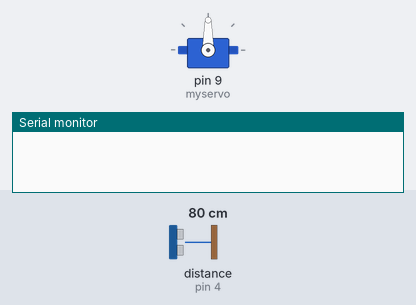
Recording of a sketch running on a simulated Arduino Uno, built with avr-gcc and run on an emulated ATmega328P. Shown: servo, the last lines printed to the serial monitor. Wiring (inferred from the names in the program): ultrasonic range finder: trigger pin 3; echo pin 4. Inputs (shaded band) come from the test bench; at power-on: distance to the obstacle (sensor on pin 4) 80 cm. The echo pulse lasts 58.3 µs per cm.

Above: at 1.2 s.
1.3 s: distance to the obstacle (sensor on pin 4) set to 23 cm
3.0 s: distance to the obstacle (sensor on pin 4) set to 19 cm
At 5.9 s:
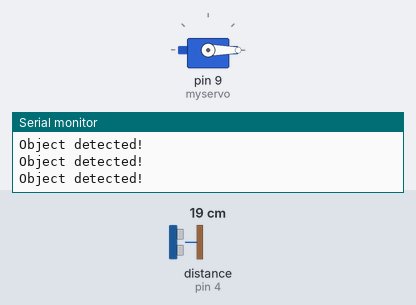
6.0 s: distance to the obstacle (sensor on pin 4) set to 35 cm
At 7.1 s:
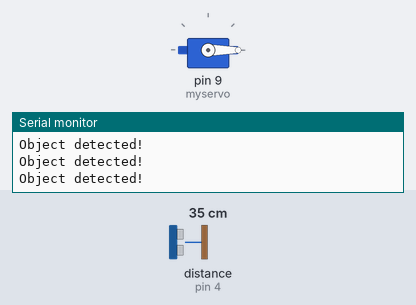
7.5 s: distance to the obstacle (sensor on pin 4) set to 2 cm
At 7.9 s:
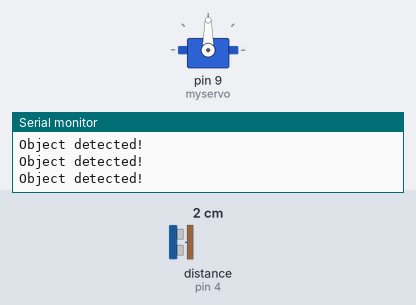
Timing chart, 0 to 11.5 s (numbered marks = the images above; inputs shaded):
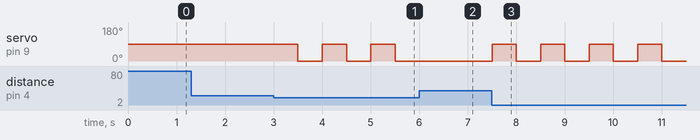

Measured:
- the behaviour switches between 21 and 20 cm on distance to the obstacle (sensor on pin 4) (found by bisection; images 0 and 1)
- after the input at 1.3 s, every drawn part: stays the same
- after the input at 3.0 s, servo on pin 9 (myservo): alternates 90° for 0.50 s and 0° for 0.50 s, starting after 0.50 s
- after the input at 6.0 s, servo on pin 9 (myservo): stays 0° (without the input it goes to 90° after 0.01 s)
- after the input at 7.5 s, servo on pin 9 (myservo): alternates 90° for 0.50 s and 0° for 0.50 s, starting at once

The sketch:

Smart_dustbin.ino
```cpp
#include <Servo.h>
Servo myservo;  //

const int trigPin = 3;  // the pins for the ultrasonic sensor
const int echoPin = 4;

long duration;
int distance;
void setup() {
  Serial.begin(9600);
  pinMode(trigPin, OUTPUT); // set the trigPin as an output
  pinMode(echoPin, INPUT);  // set the echoPin as an input
  myservo.attach(9);  // attach the servo on pin 9
}

void loop() {
  digitalWrite(trigPin, LOW);
  delayMicroseconds(2);
  digitalWrite(trigPin, HIGH);
  delayMicroseconds(10);
  digitalWrite(trigPin, LOW);

  duration = pulseIn(echoPin, HIGH); // measure the duration of the sound wave
  distance = duration * 0.034 / 2;  // calculate the distance in centimeters

  if (distance < 20) {  // if the distance is less than 20 cm
    Serial.println("Object detected!");
    myservo.write(90);  // rotate the servo to 90 degrees
    delay(500);
    myservo.write(0);  // rotate the servo back to 0 degrees
    delay(500);
  }
}
```
